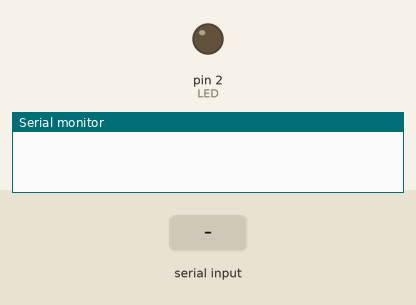
The sketch below on a simulated Arduino Uno, built with avr-gcc and run on an emulated ATmega328P. On the bench: output pins drawn as LEDs (lit = HIGH), the last lines printed to the serial monitor. The test bench sets the inputs (shaded band).

Above: at 1.2 s.
1.3 s: "A" received over Serial
At 2.0 s:
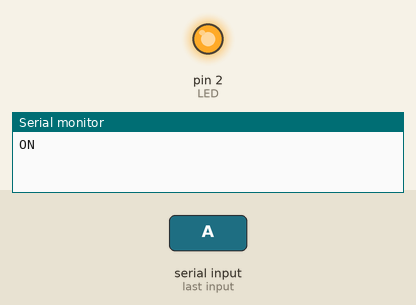
2.8 s: "B" received over Serial
At 3.2 s:
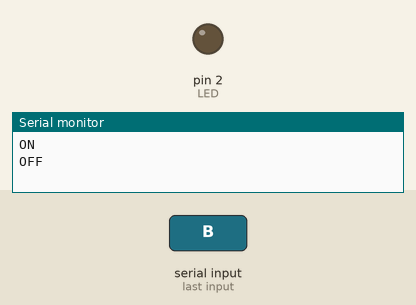
Timing chart, 0 to 5.8 s (numbered marks = the images above; inputs shaded):
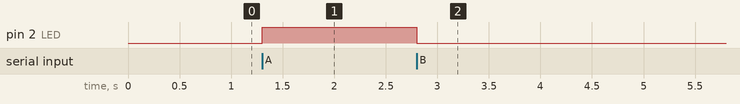

Measured:
- after the input at 1.3 s, pin 2 (LED): LOW → HIGH at once
- after the input at 2.8 s, pin 2 (LED): HIGH → LOW at once

The sketch:

led_on_off.ino
```cpp
int LED=2;

void setup() {
  // put your setup code here, to run once:
  Serial.begin(9600);
  pinMode(LED,OUTPUT);
  digitalWrite(LED,LOW);
}

void loop() {
  // put your main code here, to run repeatedly:
  char data = Serial.read();

  switch (data){
    case 'A':
      digitalWrite(LED,HIGH);
      Serial.println("ON");
      break;
    case 'B':
      digitalWrite(LED,LOW);
      Serial.println("OFF");
      break;
   }
   data = "";
  }
```
